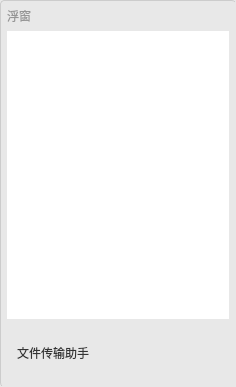
<?xml version="1.0" encoding="UTF-8"?>
<ui version="4.0">
 <class>FloatingDialog</class>
 <widget class="QDialog" name="FloatingDialog">
  <property name="geometry">
   <rect>
    <x>0</x>
    <y>0</y>
    <width>236</width>
    <height>387</height>
   </rect>
  </property>
  <property name="minimumSize">
   <size>
    <width>236</width>
    <height>387</height>
   </size>
  </property>
  <property name="maximumSize">
   <size>
    <width>236</width>
    <height>387</height>
   </size>
  </property>
  <property name="windowTitle">
   <string>Dialog</string>
  </property>
  <property name="styleSheet">
   <string notr="true">QDialog{
background-color: rgb(232, 232, 232);
border-left: 1px solid #cccccc; /* 边框宽度+颜色+线型 */
border-top: 1px solid #cccccc; /* 边框宽度+颜色+线型 */
border-radius: 4px;         /* 轻微圆角，可选 */
}</string>
  </property>
  <layout class="QVBoxLayout" name="verticalLayout">
   <property name="leftMargin">
    <number>7</number>
   </property>
   <property name="topMargin">
    <number>7</number>
   </property>
   <property name="rightMargin">
    <number>7</number>
   </property>
   <property name="bottomMargin">
    <number>7</number>
   </property>
   <item>
    <widget class="QLabel" name="label">
     <property name="styleSheet">
      <string notr="true">font: 9pt &quot;等线&quot;;
color: rgb(149, 149, 149);</string>
     </property>
     <property name="text">
      <string>浮窗</string>
     </property>
    </widget>
   </item>
   <item>
    <widget class="QListWidget" name="listWidget">
     <property name="styleSheet">
      <string notr="true">QListWidget { border: none; }</string>
     </property>
     <property name="currentRow">
      <number>-1</number>
     </property>
    </widget>
   </item>
   <item>
    <widget class="QPushButton" name="pushButton">
     <property name="minimumSize">
      <size>
       <width>0</width>
       <height>55</height>
      </size>
     </property>
     <property name="styleSheet">
      <string notr="true">/* 正常状态 - 无边框 */
        QPushButton {
            text-align: left;
            border: none;               /* 去除边框 */
            background-color: transparent; /* 透明背景 */
            border-radius: 4px;         /* 轻微圆角，可选 */
            color: #333333;             /* 文字颜色 */
            padding: 2px 10px;          /* 内边距 */
	        font: 10pt &quot;等线&quot;;
        }
        
        /* 鼠标悬停状态  */
        QPushButton:hover {
            background-color:rgb(211, 211, 211);  
            color: rgb(0, 0, 0);              
        }
        
        /* 按下状态，增强交互感 */
        QPushButton:pressed {
            background-color: rgb(191, 191, 191);  
        }</string>
     </property>
     <property name="text">
      <string>文件传输助手</string>
     </property>
     <property name="icon">
      <iconset resource="../../res/icon.qrc">
       <normaloff>:/a/icons/ic_列表_文件传输助手.svg</normaloff>:/a/icons/ic_列表_文件传输助手.svg</iconset>
     </property>
     <property name="iconSize">
      <size>
       <width>35</width>
       <height>35</height>
      </size>
     </property>
    </widget>
   </item>
  </layout>
 </widget>
 <resources>
  <include location="../../res/icon.qrc"/>
 </resources>
 <connections/>
</ui>
